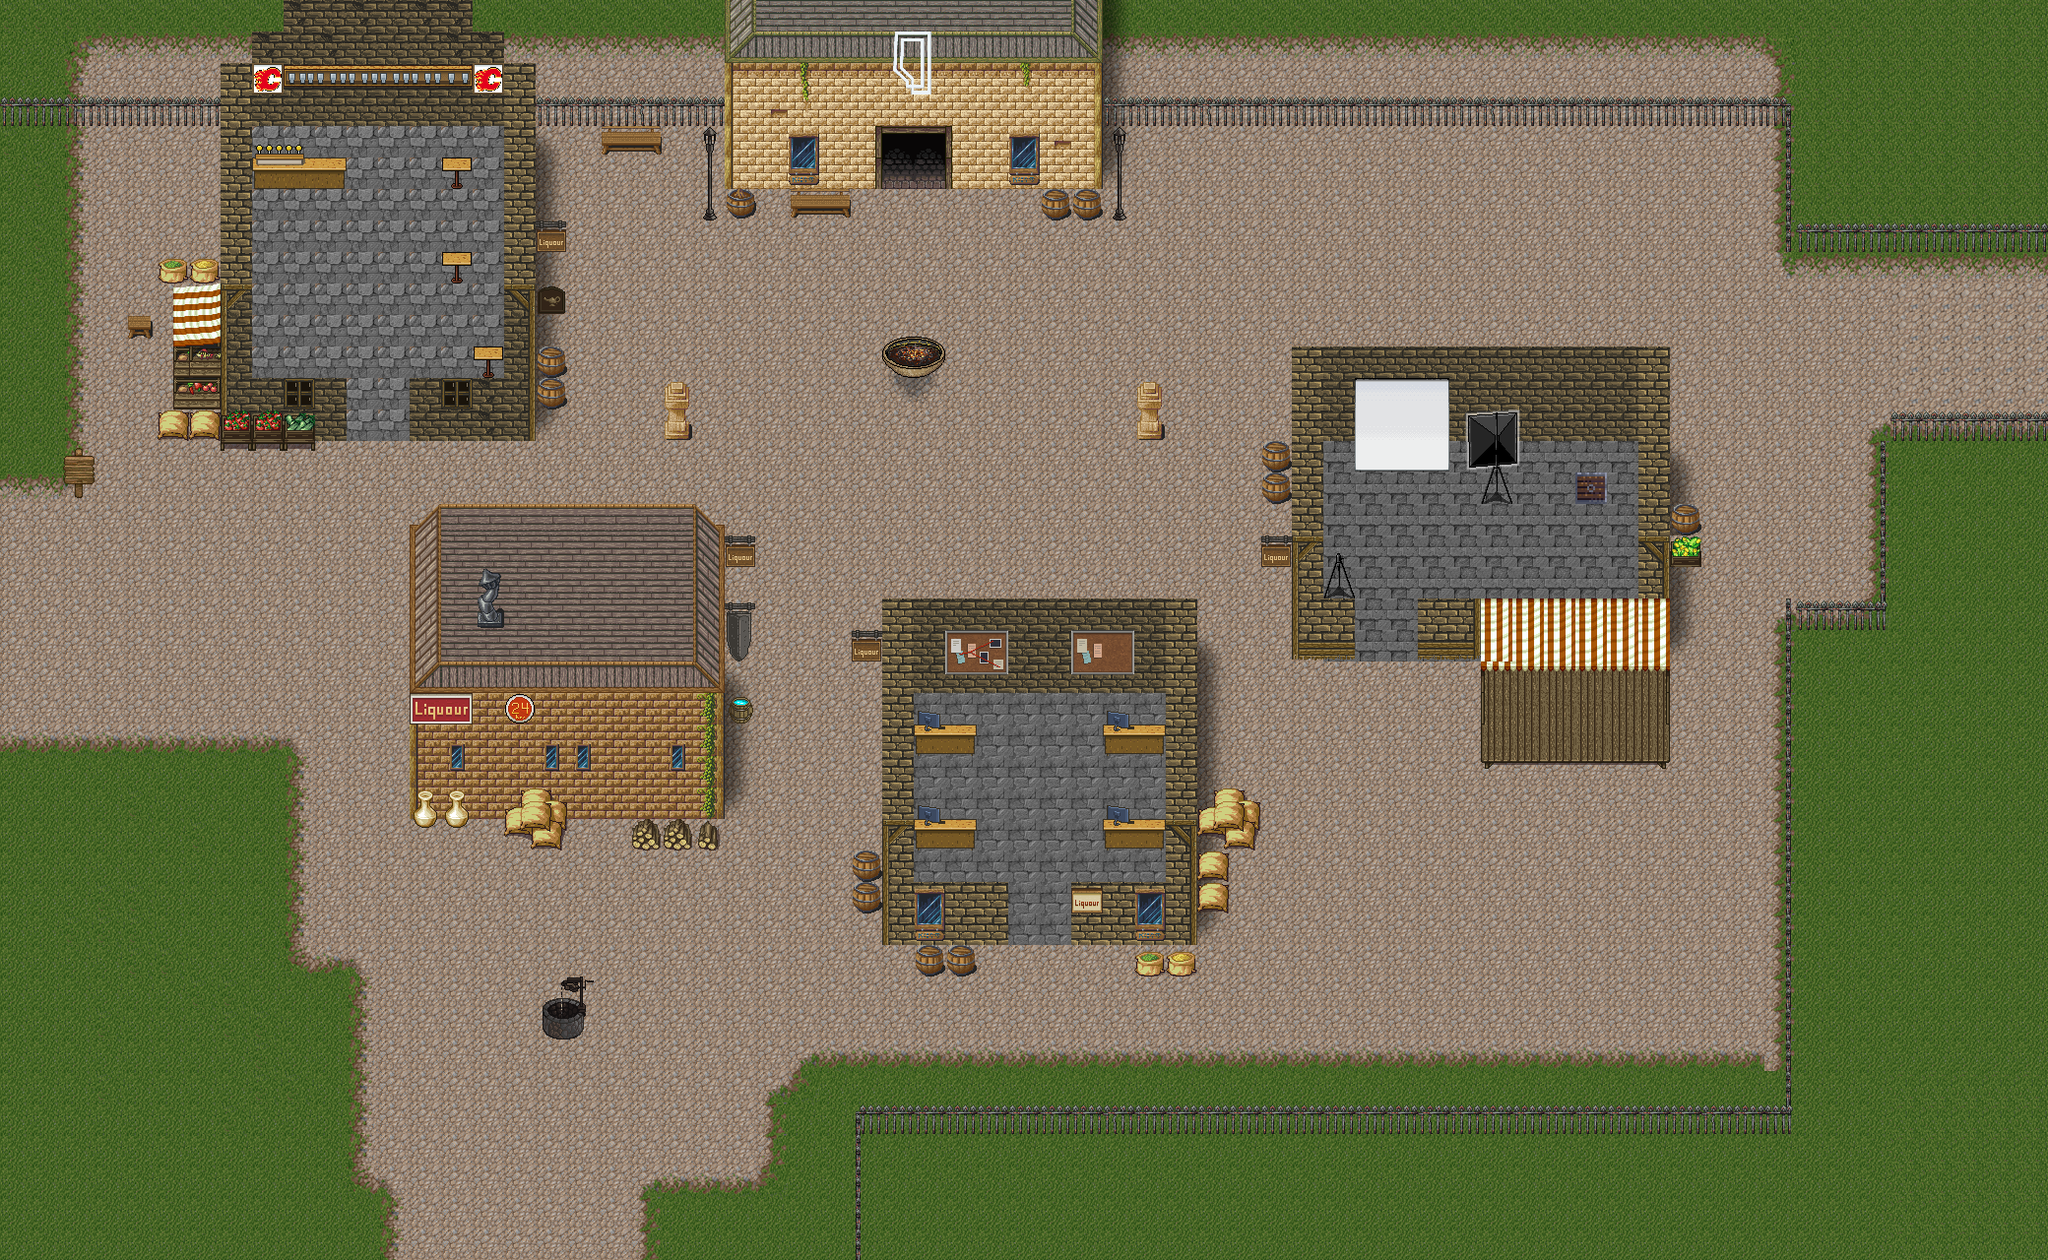

A 2D game scene composited from a Tiled map and its tileset images. What follows is a short description and the map's XML, with each tile layer's data collapsed to a summary:
An orthogonal 65x40 tile map with 32x32 px tiles, 5 tile layers (ground, subdetail, detail, collision, ...), 1 hidden layer not drawn, 2 tilesets and 33 objects.

<map version="1.0" tiledversion="1.1.4" orientation="orthogonal" renderorder="right-down" width="65" height="40" tilewidth="32" tileheight="32" infinite="0" nextobjectid="69">
 <tileset firstgid="1" name="_WORLD-TILES-MASTER" tilewidth="32" tileheight="32" tilecount="3040" columns="40">
  <image source="_WORLD-TILES-MASTER.png" width="1280" height="2432" />
 </tileset>
 <tileset firstgid="3041" name="_WORLD-TILES-MASTER" tilewidth="32" tileheight="32" tilecount="3040" columns="40">
  <image source="_WORLD-TILES-MASTER.png" width="1280" height="2432" />
 </tileset>
 <layer name="ground" width="65" height="40">
  <data>[2600 cells, 2600 non-empty, 23 distinct tile ids]</data>
 </layer>
 <layer name="subdetail" width="65" height="40">
  <data>[2600 cells, 64 non-empty, 14 distinct tile ids]</data>
 </layer>
 <layer name="detail" width="65" height="40">
  <data>[2600 cells, 4 non-empty, 4 distinct tile ids]</data>
 </layer>
 <layer name="collision" width="65" height="40">
  <data>[2600 cells, 519 non-empty, 93 distinct tile ids]</data>
 </layer>
 <objectgroup name="objects">
  <object id="6" gid="1348" x="896" y="207" width="32" height="32">
   <properties>
    <property name="coords" value="480,580" />
    <property name="key" value="mapChange" />
    <property name="stage" value="kq02-calgary-00" />
    <property name="type" value="mapChange" />
   </properties>
  </object>
  <object id="7" gid="1348" x="-3.00333" y="575.485" width="32" height="32">
   <properties>
    <property name="coords" value="130,1400" />
    <property name="key" value="mapChange" />
    <property name="stage" value="kq02-calgary-02" />
    <property name="type" value="mapChange" />
   </properties>
  </object>
  <object id="9" gid="1352" x="48.73" y="513.243" width="32" height="32">
   <properties>
    <property name="function" value="init-sign" />
    <property name="message" value="Kananaskis Country ahead" />
    <property name="objectType" value="sign" />
    <property name="type" value="object" />
   </properties>
  </object>
  <object id="10" gid="4389" x="178" y="881" width="32" height="32">
   <properties>
    <property name="colour" value="red" />
    <property name="direction" value="-1,1" />
    <property name="objectType" value="sigil-truck" />
    <property name="sigil" type="int" value="1" />
    <property name="type" value="object" />
   </properties>
  </object>
  <object id="11" gid="4389" x="1233" y="175" width="32" height="32">
   <properties>
    <property name="colour" value="blue" />
    <property name="direction" value="1,0" />
    <property name="objectType" value="sigil-truck" />
    <property name="sigil" type="int" value="3" />
    <property name="type" value="object" />
   </properties>
  </object>
  <object id="12" gid="4389" x="1425" y="1107.33" width="32" height="32">
   <properties>
    <property name="colour" value="black" />
    <property name="direction" value="1,0" />
    <property name="objectType" value="sigil-truck" />
    <property name="sigil" type="int" value="4" />
    <property name="type" value="object" />
   </properties>
  </object>
  <object id="13" gid="1352" x="977" y="225.333" width="32" height="32">
   <properties>
    <property name="character" value="Jason Nixon" />
    <property name="dI" type="int" value="0" />
    <property name="id" value="17" />
    <property name="key" value="npc" />
    <property name="name" value="Jason Nixon" />
    <property name="portrait" value="nixon" />
    <property name="static" type="bool" value="true" />
    <property name="type" value="npc" />
   </properties>
  </object>
  <object id="15" gid="4389" x="1660" y="175" width="32" height="32">
   <properties>
    <property name="colour" value="yellow" />
    <property name="direction" value="-1,0" />
    <property name="objectType" value="sigil-truck" />
    <property name="sigil" type="int" value="2" />
    <property name="type" value="object" />
   </properties>
  </object>
  <object id="17" gid="4389" x="998" y="276" width="32" height="32">
   <properties>
    <property name="objectType" value="bbq" />
    <property name="type" value="object" />
   </properties>
  </object>
  <object id="18" gid="1348" x="-3.00333" y="640.485" width="32" height="32">
   <properties>
    <property name="coords" value="130,1400" />
    <property name="key" value="mapChange" />
    <property name="stage" value="kq02-calgary-02" />
    <property name="type" value="mapChange" />
   </properties>
  </object>
  <object id="19" gid="1348" x="-3.00333" y="704.485" width="32" height="32">
   <properties>
    <property name="coords" value="130,1400" />
    <property name="key" value="mapChange" />
    <property name="stage" value="kq02-calgary-02" />
    <property name="type" value="mapChange" />
   </properties>
  </object>
  <object id="21" gid="1352" x="1090" y="417.333" width="32" height="32">
   <properties>
    <property name="character" value="Cow" />
    <property name="dI" type="int" value="0" />
    <property name="id" value="19" />
    <property name="key" value="npc" />
    <property name="name" value="Cow" />
    <property name="portrait" value="cow" />
    <property name="static" type="bool" value="true" />
    <property name="type" value="npc" />
   </properties>
  </object>
  <object id="23" gid="4389" x="146" y="204" width="32" height="32">
   <properties>
    <property name="colour" value="blue" />
    <property name="direction" value="0,-1" />
    <property name="objectType" value="truck" />
    <property name="type" value="object" />
   </properties>
  </object>
  <object id="24" gid="4389" x="146" y="204" width="32" height="32">
   <properties>
    <property name="colour" value="grey" />
    <property name="direction" value="0,-1" />
    <property name="objectType" value="truck" />
    <property name="type" value="object" />
   </properties>
  </object>
  <object id="25" gid="4389" x="1729" y="1065" width="32" height="32">
   <properties>
    <property name="colour" value="green" />
    <property name="direction" value="0,1" />
    <property name="objectType" value="sigil-truck" />
    <property name="sigil" type="int" value="5" />
    <property name="type" value="object" />
   </properties>
  </object>
  <object id="26" gid="1352" x="529.73" y="1056.24" width="32" height="32">
   <properties>
    <property name="function" value="init-sign" />
    <property name="message" value="Welcome to Liquor Well! We offer the finest products available direct from Alberta's liquorfer." />
    <property name="objectType" value="sign" />
    <property name="type" value="object" />
   </properties>
  </object>
  <object id="27" gid="1352" x="306" y="160" width="32" height="32">
   <properties>
    <property name="character" value="Bartender" />
    <property name="dI" type="int" value="0" />
    <property name="id" value="06" />
    <property name="key" value="npc" />
    <property name="name" value="Bartender" />
    <property name="static" type="bool" value="true" />
    <property name="type" value="npc" />
   </properties>
  </object>
  <object id="29" gid="1352" x="461" y="229" width="32" height="32">
   <properties>
    <property name="character" value="Sophia" />
    <property name="dI" type="int" value="0" />
    <property name="id" value="04" />
    <property name="key" value="npc" />
    <property name="name" value="Sophia" />
    <property name="static" type="bool" value="false" />
    <property name="type" value="npc" />
   </properties>
  </object>
  </objectgroup>
 <layer name="subforeground" width="65" height="40">
  <data>[2600 cells, 127 non-empty, 70 distinct tile ids]</data>
 </layer>
 <layer name="foreground" width="65" height="40" visible="0">
  <data>[2600 cells, 344 non-empty, 35 distinct tile ids]</data>
 </layer>
</map>
<!-- 15 of 33 objects omitted -->
